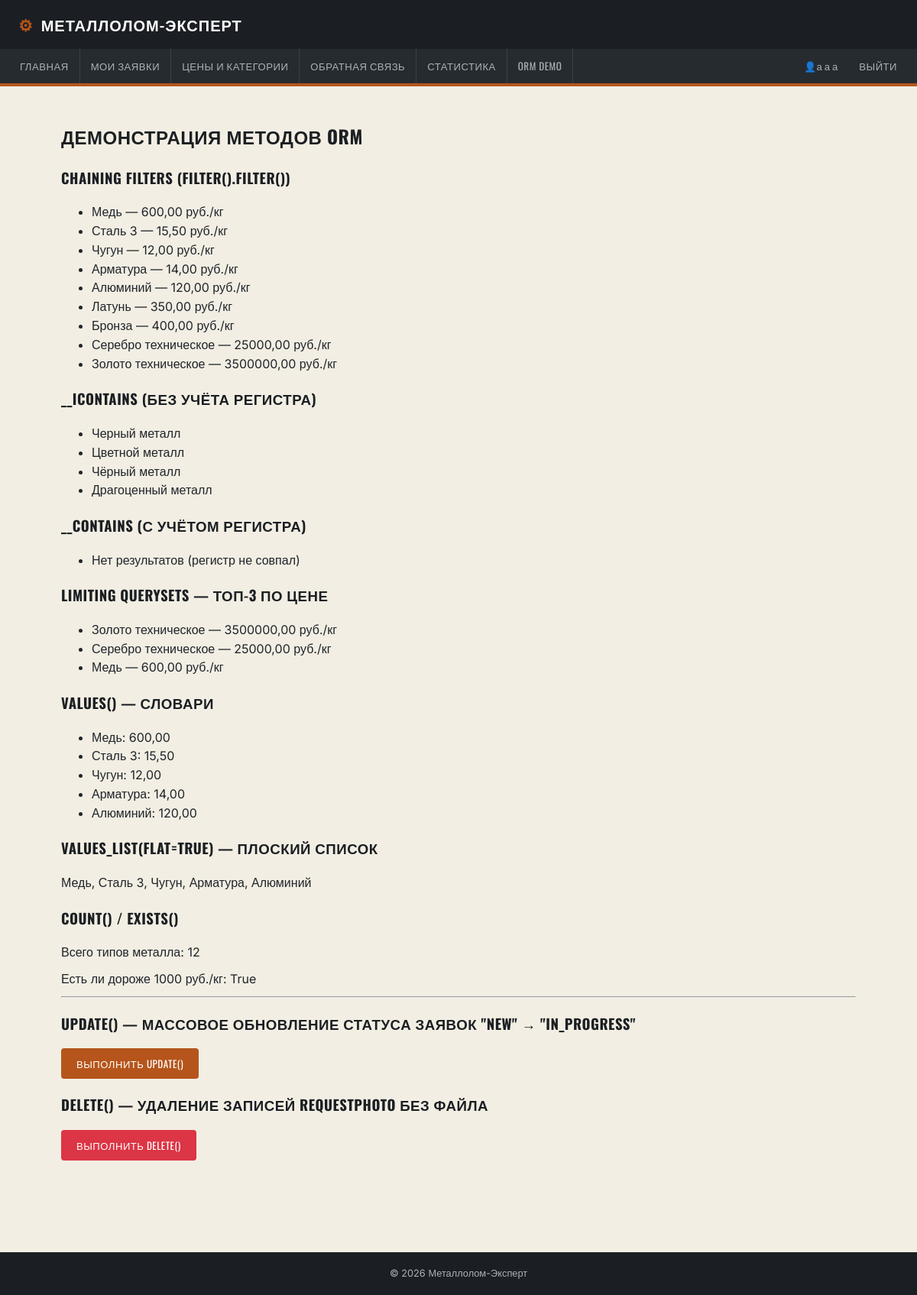
Screenshot of /orm-demo/ (signed in) with the database file from the repository.
### met/models.py (models this page shows, shortened)
class User(models.Model):
    id = models.AutoField(primary_key=True)
    fio = models.CharField(max_length=255, verbose_name='ФИО')
    phone = models.CharField(max_length=12, unique=True, verbose_name='Номер телефона')
    password_hash = models.CharField(max_length=255, verbose_name='Пароль')
    role_id = models.ForeignKey(Role, on_delete=models.PROTECT, verbose_name='Роль')
    created_at = models.DateTimeField(auto_now_add=True, verbose_name='Дата создания пользователя')
    updated_at = models.DateTimeField(auto_now=True, verbose_name='Время обновления пользователя')
    objects = models.Manager()
    class Meta:
        verbose_name = 'Пользователь'
        verbose_name_plural = 'Пользователи'

class ScrapType(models.Model):
    id = models.AutoField(primary_key=True)
    title = models.CharField(max_length=255, verbose_name='Название')
    price_per_kg = models.DecimalField(max_digits=12, decimal_places=2, verbose_name='Цена за кг')
    reference_url = models.URLField(
        blank=True,
        verbose_name='Ссылка на прайс-лист поставщика'
    )
    category_id = models.ForeignKey(Category, on_delete=models.PROTECT, verbose_name='Категория')
    updated_at = models.DateTimeField(auto_now=True, verbose_name='Дата обновления цен')
    history = HistoricalRecords()
    class Meta:
        verbose_name = 'Тип металла'
        verbose_name_plural = 'Типы металла'

class Category(models.Model):
    id = models.AutoField(primary_key=True)
    title = models.CharField(max_length=255, verbose_name='Название')
    description = models.TextField(verbose_name='Описание')
    class Meta:
        verbose_name = 'Категория'
        verbose_name_plural = 'Категории'

### met/views.py (the view, shortened to what this page needs)
# urls.py: path('orm-demo/', views.orm_demo, name='orm_demo'),
def orm_demo(request):
    chained = ScrapType.objects.filter(price_per_kg__gt=1).filter(category_id__title__icontains='металл')
    icontains_categories = Category.objects.filter(title__icontains='металл')
    contains_categories = Category.objects.filter(title__contains='Металл')
    limited_scrap_types = ScrapType.objects.order_by('-price_per_kg')[:3]
    values_result = ScrapType.objects.values('title', 'price_per_kg')[:5]
    values_list_result = ScrapType.objects.values_list('title', flat=True)[:5]
    total_scrap_types = ScrapType.objects.count()
    has_expensive = ScrapType.objects.filter(price_per_kg__gt=1000).exists()
    updated_count = None
    deleted_count = None
    context = {
        'chained': chained,
        'icontains_categories': icontains_categories,
        'contains_categories': contains_categories,
        'limited_scrap_types': limited_scrap_types,
        'values_result': values_result,
        'values_list_result': values_list_result,
        'total_scrap_types': total_scrap_types,
        'has_expensive': has_expensive,
        'updated_count': updated_count,
        'deleted_count': deleted_count,
    }
    return render(request, 'orm_demo.html', context)

### met/context_processors.py (called while the page is built)
def session_user(request):
    user_id = request.session.get('user_id')
    if not user_id:
        return {'current_user': None}
    try:
        current_user = User.objects.select_related('role_id').get(pk=user_id)
    except User.DoesNotExist:
        current_user = None
    return {'current_user': current_user}

### met/templates/orm_demo.html (shortened to what this page needs)
{% extends "base.html" %}
{% block content %}
<h2>Демонстрация методов ORM</h2>
<h3>Chaining filters (filter().filter())</h3>
<ul>
    {% for s in chained %}
        <li>{{ s.title }} — {{ s.price_per_kg }} руб./кг</li>
    {% empty %}
        <li>Нет результатов</li>
    {% endfor %}
</ul>
<h3>__icontains (без учёта регистра)</h3>
<ul>
    {% for c in icontains_categories %}
        <li>{{ c.title }}</li>
    {% empty %}
        <li>Нет результатов</li>
    {% endfor %}
</ul>
<h3>__contains (с учётом регистра)</h3>
<ul>
    {% for c in contains_categories %}
        <li>{{ c.title }}</li>
    {% empty %}
        <li>Нет результатов (регистр не совпал)</li>
    {% endfor %}
</ul>
<h3>Limiting QuerySets — топ-3 по цене</h3>
<ul>
    {% for s in limited_scrap_types %}
        <li>{{ s.title }} — {{ s.price_per_kg }} руб./кг</li>
    {% endfor %}
</ul>
<h3>values() — словари</h3>
<ul>
    {% for v in values_result %}
        <li>{{ v.title }}: {{ v.price_per_kg }}</li>
    {% endfor %}
</ul>
<h3>values_list(flat=True) — плоский список</h3>
<p>{{ values_list_result|join:", " }}</p>
<h3>count() / exists()</h3>
<p>Всего типов металла: {{ total_scrap_types }}</p>
<p>Есть ли дороже 1000 руб./кг: {{ has_expensive }}</p>
<hr>
<h3>update() — массовое обновление статуса заявок "new" → "in_progress"</h3>
<form method="post">
    <button type="submit" name="run_update" class="btn">Выполнить update()</button>
</form>
<h3>delete() — удаление записей RequestPhoto без файла</h3>
<form method="post">
    <button type="submit" name="run_delete" class="btn" style="background:#dc3545;">Выполнить delete()</button>
</form>
{% endblock %}

### met/templates/base.html (shortened to what this page needs)
<!DOCTYPE html>
<html lang="ru">
<head>
</head>
<body>
<header class="site-header" role="banner">
    <div class="brand"><span class="gear" aria-hidden="true">⚙</span> Металлолом-Эксперт</div>
    <nav class="toolbar" aria-label="Основная навигация">
        <a href="{% url 'home' %}">Главная</a>
        {% if current_user %}
            <a href="{% url 'request_list' %}">{% if current_user.role_id.name|lower == 'менеджер' %}Все заявки{% else %}Мои заявки{% endif %}</a>
        {% endif %}
        <a href="{% url 'category_list' %}">Цены и категории</a>
        <a href="{% url 'feedback' %}">Обратная связь</a>
        {% if current_user %}
            <a href="{% url 'dashboard' %}">Статистика</a>
        {% endif %}
        <a href="{% url 'orm_demo' %}">ORM demo</a>
        {% if current_user %}
            <span style="margin-left:auto; color:var(--steel-300); font-family:'Oswald',sans-serif; font-size:.82rem; padding:12px 14px; display:flex; align-items:center;">
                <span aria-hidden="true">👤</span> <span class="sr-only">Вы вошли как</span> {{ current_user.fio }}
            </span>
            <a href="{% url 'logout' %}">Выйти</a>
        {% else %}
            <a href="{% url 'register' %}" style="margin-left:auto;">Регистрация</a>
            <a href="{% url 'login' %}">Вход</a>
        {% endif %}
    </nav>
</header>
<main id="main-content" tabindex="-1">
    {% block content %}{% endblock %}
</main>
<footer role="contentinfo">&copy; 2026 Металлолом-Эксперт</footer>
</body>
</html>

### met/templates/base.html (style rules this page uses)
:root { --steel-900:#1B1F23; --steel-800:#262B30; --steel-700:#3A414B; --steel-500:#6E7882; --steel-300:#AAB2B9; --paper:#F2EEE3; --paper-card:#FBF9F3; --paper-line:#DAD3C2; --copper:#B5551B; --copper-dark:#8C4114; --brass:#C9A227; --safety-green:#2F7A1F; --hazard-red:#A9362A; --ink:#20242A; --radius:4px; }
* { box-sizing:border-box; }
body { margin:0;font-family:'Inter',sans-serif;background:var(--paper);color:var(--ink);line-height:1.55; }
h1,h2,h3 { font-family:'Oswald',sans-serif;text-transform:uppercase;letter-spacing:.5px;color:var(--steel-900); }
a { color:var(--copper-dark); }
p { margin:0 0 10px; }
.site-header { background:var(--steel-900);border-bottom:4px solid var(--copper); }
.brand { font-family:'Oswald',sans-serif;font-weight:700;text-transform:uppercase;letter-spacing:1px; font-size:1.25rem;color:#fff;padding:16px 24px;display:flex;align-items:center;gap:10px; }
.brand .gear { color:var(--copper);font-size:1.3rem; }
nav.toolbar { display:flex;flex-wrap:wrap;background:var(--steel-800);padding:0 12px; }
nav.toolbar a { color:var(--steel-300);text-decoration:none;font-family:'Oswald',sans-serif; font-size:.82rem;letter-spacing:.5px;text-transform:uppercase;padding:12px 14px; border-right:1px solid var(--steel-700);transition:background .15s,color .15s; }
nav.toolbar a:last-child { border-right:none; }
main { max-width:1080px;margin:0 auto;padding:28px 20px 60px; }
footer { background:var(--steel-900);color:var(--steel-300);text-align:center;padding:18px;font-size:.8rem;margin-top:60px; }
.btn { display:inline-block;font-family:'Oswald',sans-serif;text-transform:uppercase;letter-spacing:.5px; font-size:.82rem;padding:10px 20px;border-radius:var(--radius);border:none;cursor:pointer; text-decoration:none;background:var(--copper);color:#fff;transition:background .15s; }

### rows the page displays
User: fio "а а а"
ScrapType: title "Медь", price_per_kg "600,00"
ScrapType: title "Сталь 3", price_per_kg "15,50"
ScrapType: title "Чугун", price_per_kg "12,00"
ScrapType: title "Арматура", price_per_kg "14,00"
ScrapType: title "Алюминий", price_per_kg "120,00"
ScrapType: title "Латунь", price_per_kg "350,00"
ScrapType: title "Бронза", price_per_kg "400,00"
ScrapType: title "Серебро техническое", price_per_kg "25000,00"
ScrapType: title "Золото техническое", price_per_kg "3500000,00"
Category: title "Черный металл"
Category: title "Цветной металл"
Category: title "Чёрный металл"
Category: title "Драгоценный металл"

### other values shown
{{ v.title }} "Медь" "Сталь 3" "Чугун" "Арматура" "Алюминий"
{{ v.price_per_kg }} "600,00" "15,50" "12,00" "14,00" "120,00"
{{ values_list_result|join:", " }} "Медь, Сталь 3, Чугун, Арматура, Алюминий"
{{ total_scrap_types }} "12"
{{ has_expensive }} "True"
